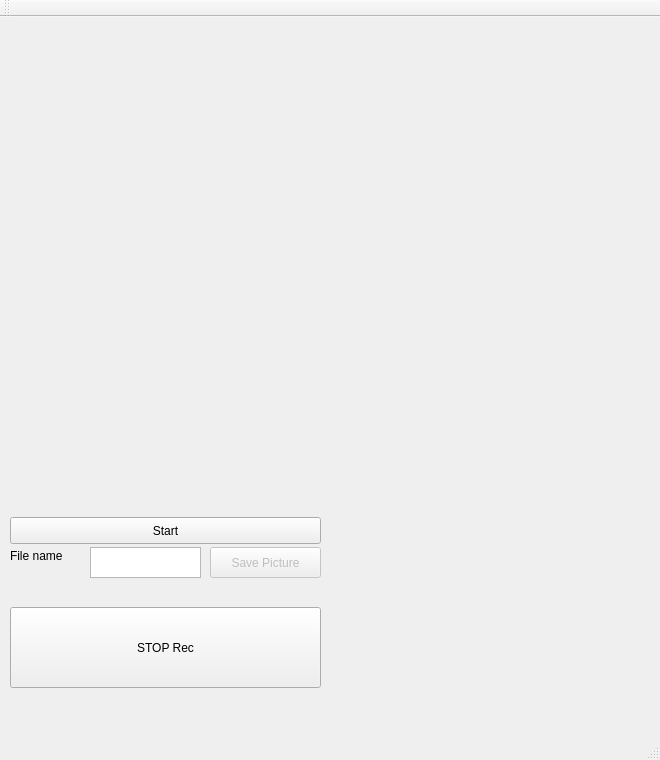
<?xml version="1.0" encoding="UTF-8"?>
<ui version="4.0">
 <class>MainWindow</class>
 <widget class="QMainWindow" name="MainWindow">
  <property name="geometry">
   <rect>
    <x>0</x>
    <y>0</y>
    <width>660</width>
    <height>760</height>
   </rect>
  </property>
  <property name="windowTitle">
   <string>MainWindow</string>
  </property>
  <widget class="QWidget" name="centralWidget">
   <widget class="QLabel" name="label">
    <property name="enabled">
     <bool>true</bool>
    </property>
    <property name="geometry">
     <rect>
      <x>5</x>
      <y>5</y>
      <width>640</width>
      <height>480</height>
     </rect>
    </property>
    <property name="text">
     <string/>
    </property>
   </widget>
   <widget class="QPushButton" name="PlayBut">
    <property name="geometry">
     <rect>
      <x>10</x>
      <y>500</y>
      <width>311</width>
      <height>27</height>
     </rect>
    </property>
    <property name="text">
     <string>Start</string>
    </property>
   </widget>
   <widget class="QTextEdit" name="NameEdit">
    <property name="geometry">
     <rect>
      <x>90</x>
      <y>530</y>
      <width>111</width>
      <height>31</height>
     </rect>
    </property>
   </widget>
   <widget class="QLabel" name="label_2">
    <property name="geometry">
     <rect>
      <x>10</x>
      <y>530</y>
      <width>81</width>
      <height>17</height>
     </rect>
    </property>
    <property name="text">
     <string>File name</string>
    </property>
   </widget>
   <widget class="QPushButton" name="SavePic">
    <property name="enabled">
     <bool>false</bool>
    </property>
    <property name="geometry">
     <rect>
      <x>210</x>
      <y>530</y>
      <width>111</width>
      <height>31</height>
     </rect>
    </property>
    <property name="text">
     <string>Save Picture</string>
    </property>
   </widget>
   <widget class="QPushButton" name="actionRecord">
    <property name="geometry">
     <rect>
      <x>10</x>
      <y>590</y>
      <width>311</width>
      <height>81</height>
     </rect>
    </property>
    <property name="text">
     <string>STOP Rec</string>
    </property>
    <property name="iconSize">
     <size>
      <width>32</width>
      <height>32</height>
     </size>
    </property>
   </widget>
   <widget class="QLabel" name="label_3">
    <property name="enabled">
     <bool>true</bool>
    </property>
    <property name="geometry">
     <rect>
      <x>650</x>
      <y>0</y>
      <width>640</width>
      <height>480</height>
     </rect>
    </property>
    <property name="text">
     <string/>
    </property>
   </widget>
  </widget>
  <widget class="QMenuBar" name="menuBar">
   <property name="geometry">
    <rect>
     <x>0</x>
     <y>0</y>
     <width>660</width>
     <height>25</height>
    </rect>
   </property>
  </widget>
  <widget class="QToolBar" name="mainToolBar">
   <attribute name="toolBarArea">
    <enum>TopToolBarArea</enum>
   </attribute>
   <attribute name="toolBarBreak">
    <bool>false</bool>
   </attribute>
  </widget>
  <widget class="QStatusBar" name="statusBar"/>
 </widget>
 <layoutdefault spacing="6" margin="11"/>
 <resources/>
 <connections/>
</ui>
